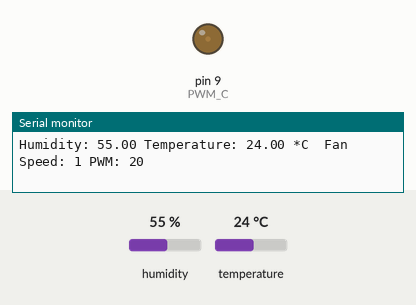
A sketch run on a simulated Arduino Uno, built with avr-gcc and run on an emulated ATmega328P. Shown: output pins drawn as LEDs (lit = HIGH), the last lines printed to the serial monitor. The inputs (shaded band) are chosen by the test bench; at power-on: temperature 24 °C, humidity 55 %.

Above: at 2.8 s.
2.9 s: temperature set to 35.2 °C
At 5.0 s:
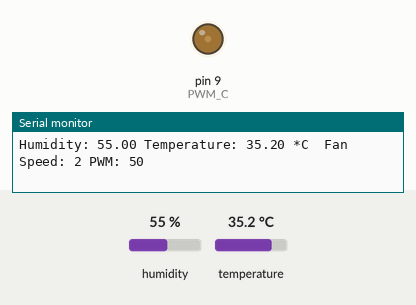
5.6 s: temperature set to 36.7 °C
At 6.7 s:
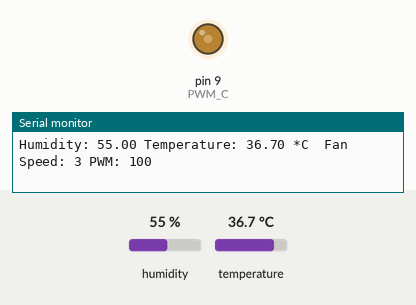
8.3 s: temperature set to 40.6 °C
11.2 s: temperature set to 41.4 °C
At 13.0 s:
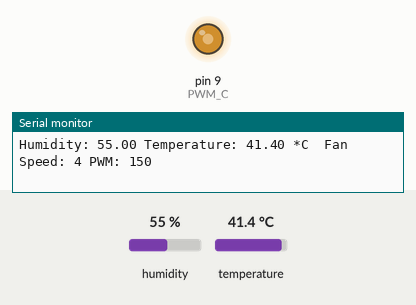
13.9 s: temperature set to 12 °C
At 14.7 s:
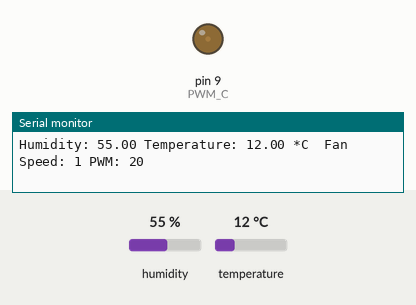
16.6 s: temperature set to 41 °C
At 19.3 s:
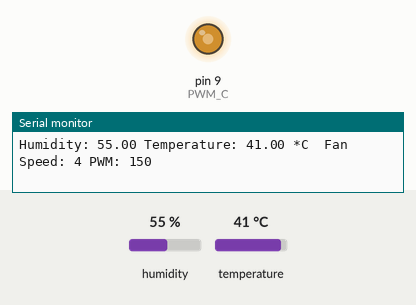
Timing chart, 0 to 20.5 s (numbered marks = the images above; inputs shaded):
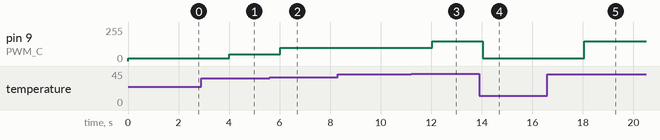

Measured:
- the behaviour switches between 35.9 and 36 °C on temperature (found by bisection; images 1 and 2)
- the behaviour switches between 40.9 and 41 °C on temperature (found by bisection; images 2 and 3)
- after the input at 2.9 s, pin 9 (PWM_C): 20/255 → 50/255 after 1.1 s
- after the input at 5.6 s, pin 9 (PWM_C): 50/255 → 100/255 after 0.42 s
- after the input at 11.2 s, pin 9 (PWM_C): 100/255 → 150/255 after 0.84 s
- after the input at 13.9 s, pin 9 (PWM_C): 150/255 → 20/255 after 0.14 s
- after the input at 16.6 s, pin 9 (PWM_C): 20/255 → 150/255 after 1.5 s

The sketch:

fan_no_delay.ino
```cpp
/* Program Indikator Suhu DHT11 dengan LED dibuat oleh Indobot */

#include "DHT.h"            //Library DHT

#define DHTPIN 6              //Inisialisasi DHT pada pin D5

#define DHTTYPE DHT22       //Inisialisasi tipe DHT

DHT dht (DHTPIN, DHTTYPE);  //Mengenalkan pin dan tipe DHT

float t;  //Variabel penampung nilai suhu

const int led1 = 3;   //LED kuning pada pin D3
const int led2 = 4;   //LED hijau pada pin D4
const int PWM_C = 9;  // PWM HANYA BISA DI PIN 3, 5, 6, 9, 10, or 11
int PWM_speed = 0;
int lastStat;


unsigned long sebelum = 0;
float temper = 0;


void setup() {


  Serial.begin(9600);     //Mulai komunikasi serial
  dht.begin();            //Mulai DHT


  pinMode(PWM_C, OUTPUT);

}

void loop() {

  float h = dht.readHumidity();
  // Read temperature as Celsius (the default)
  float t = dht.readTemperature();

  // Check if any reads failed and exit early (to try again).
  if (isnan(h) || isnan(t) ) {
    Serial.println("Failed to read from DHT sensor!");
    return;
  }

  if ((t >= 1) && (t < 30.9) && (lastStat != 1)) {
    //      Serial.println(lastStat);
    PWM_speed = 20;
    analogWrite(PWM_C, 20);
    //      Serial.println("suhu kurang dari 30");
    //      Serial.println("kecepatan kipas 20");
    lastStat = 1;

  }

  else if ((t >= 31.0) && (t < 35.9) && (lastStat != 2)) {
    //      Serial.println(lastStat);
    analogWrite(PWM_C, 50);
    PWM_speed = 50;
    //      Serial.println("suhu lebih dari 31,kurang dari 35");
    //      Serial.println("kecepatan kipas 50");
    lastStat = 2;

  }

  else if ((t >= 36.0) && (t < 40.9) && (lastStat != 3)) {

    //      Serial.println(lastStat);
    analogWrite(PWM_C, 100);
    PWM_speed = 100;
    //      Serial.println("suhu lebih dari 36, kurang dari 40");
    //      Serial.println("kecepatan kipas 100");
    lastStat = 3;

  }

  else if ((t >= 41.0) && (t < 45.9) && (lastStat != 4)) {
    //      Serial.println(lastStat);
    analogWrite(PWM_C, 150);
    PWM_speed = 150;
    //      Serial.println("suhu lebih dari 41, kurang dari 45");
    //      Serial.println("kecepatan kipas 150");
    lastStat = 4;

  }

  else if ((t >= 46.0) && (t < 50.9) && (lastStat != 5) ) {
    //      Serial.println(lastStat);
    analogWrite(PWM_C, 200);
    PWM_speed = 200;
    //      Serial.println("suhu lebih dari 46, kurang dari 50");
    //      Serial.println("kecepatan kipas 200");
    lastStat = 5;

  }

  else if ((t >= 51.0) && (t < 100) && (lastStat != 6)) {
    //      Serial.println(lastStat);
    analogWrite(PWM_C, 250);
    PWM_speed = 250;
    //      Serial.println("suhu lebih dari 51");
    //      Serial.println("kecepatan kipas 250");
    lastStat = 6;
  }

  if (t != temper) {
    temper = t;

    Serial.print("Humidity: ");
    Serial.print(h);
    Serial.print(" Temperature: ");
    Serial.print(t);
    Serial.print(" *C ");
    Serial.print(" Fan Speed: ");
    Serial.print(lastStat);
    Serial.print(" PWM: ");
    Serial.println(PWM_speed);
  }

  //delay(1000);


}
```
